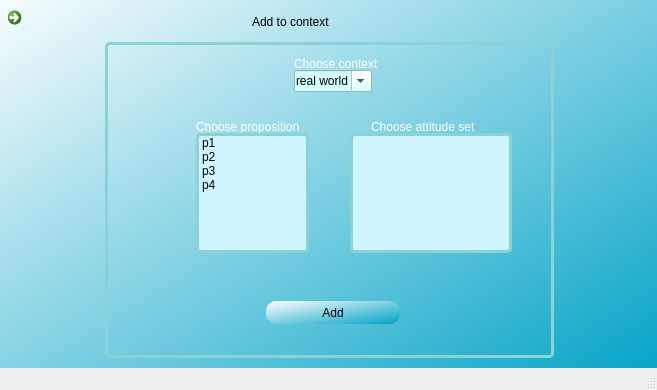
<?xml version="1.0" encoding="UTF-8"?>
<ui version="4.0">
 <class>MainWindow</class>
 <widget class="QMainWindow" name="MainWindow">
  <property name="geometry">
   <rect>
    <x>0</x>
    <y>0</y>
    <width>657</width>
    <height>390</height>
   </rect>
  </property>
  <property name="windowTitle">
   <string>MainWindow</string>
  </property>
  <widget class="QWidget" name="centralwidget">
   <widget class="QFrame" name="frame5">
    <property name="geometry">
     <rect>
      <x>-7</x>
      <y>-21</y>
      <width>666</width>
      <height>414</height>
     </rect>
    </property>
    <property name="styleSheet">
     <string notr="true">QFrame#frame5{background-color: qlineargradient(spread:pad, x1:0.994318, y1:1, x2:0, y2:0, stop:0 rgba(0, 162, 198, 255), stop:1 rgba(255, 255, 255, 255));}</string>
    </property>
    <property name="frameShape">
     <enum>QFrame::StyledPanel</enum>
    </property>
    <property name="frameShadow">
     <enum>QFrame::Raised</enum>
    </property>
    <widget class="QWidget" name="widget5" native="true">
     <property name="geometry">
      <rect>
       <x>112</x>
       <y>63</y>
       <width>449</width>
       <height>316</height>
      </rect>
     </property>
     <property name="styleSheet">
      <string notr="true">QWidget#widget5{
	background-image: url(:/k/datascience.jpg);


border-radius:5px;
border: 3px solid #8ad2d5;}</string>
     </property>
     <widget class="QLabel" name="label3">
      <property name="geometry">
       <rect>
        <x>91</x>
        <y>77</y>
        <width>106</width>
        <height>16</height>
       </rect>
      </property>
      <property name="styleSheet">
       <string notr="true">color: rgb(255, 255, 255);
font: 8pt &quot;Arial Rounded MT Bold&quot;;
</string>
      </property>
      <property name="text">
       <string>Choose proposition</string>
      </property>
     </widget>
     <widget class="QListWidget" name="proplist">
      <property name="geometry">
       <rect>
        <x>91</x>
        <y>91</y>
        <width>113</width>
        <height>120</height>
       </rect>
      </property>
      <property name="styleSheet">
       <string notr="true">QListWidget#proplist
{
	background-color: rgb(207, 245, 255);
border-radius:5px;
border: 3px solid #8ad2d5;
	

}</string>
      </property>
      <item>
       <property name="text">
        <string>p1</string>
       </property>
      </item>
      <item>
       <property name="text">
        <string>p2</string>
       </property>
      </item>
      <item>
       <property name="text">
        <string>p3</string>
       </property>
      </item>
      <item>
       <property name="text">
        <string>p4</string>
       </property>
      </item>
     </widget>
     <widget class="QPushButton" name="add">
      <property name="geometry">
       <rect>
        <x>161</x>
        <y>259</y>
        <width>134</width>
        <height>23</height>
       </rect>
      </property>
      <property name="styleSheet">
       <string notr="true">QPushButton#add{
border-radius: 10px;
background-color: qlineargradient(spread:pad, x1:0.994318, y1:1, x2:0, y2:0, stop:0 rgba(0, 162, 198, 255), stop:1 rgba(255, 255, 255, 255));}


QPushButton#add:hover{
	background-color: rgb(212, 250, 255);
}</string>
      </property>
      <property name="text">
       <string>Add</string>
      </property>
     </widget>
     <widget class="QComboBox" name="contexts">
      <property name="geometry">
       <rect>
        <x>189</x>
        <y>28</y>
        <width>78</width>
        <height>22</height>
       </rect>
      </property>
      <property name="styleSheet">
       <string notr="true">QComboBox#contexts{
	background-color: rgb(213, 255, 255);
}</string>
      </property>
      <property name="editable">
       <bool>true</bool>
      </property>
      <property name="currentText">
       <string>real world</string>
      </property>
      <item>
       <property name="text">
        <string>real world</string>
       </property>
      </item>
      <item>
       <property name="text">
        <string>myth</string>
       </property>
      </item>
     </widget>
     <widget class="QListWidget" name="allsets">
      <property name="geometry">
       <rect>
        <x>245</x>
        <y>91</y>
        <width>162</width>
        <height>120</height>
       </rect>
      </property>
      <property name="styleSheet">
       <string notr="true">QListWidget#allsets{
	background-color: rgb(207, 245, 255);
border-radius:5px;
border: 3px solid #8ad2d5;
	

}</string>
      </property>
     </widget>
     <widget class="QLabel" name="label_2">
      <property name="geometry">
       <rect>
        <x>266</x>
        <y>77</y>
        <width>106</width>
        <height>16</height>
       </rect>
      </property>
      <property name="styleSheet">
       <string notr="true">
color: rgb(255, 255, 255);
font: 8pt &quot;Arial Rounded MT Bold&quot;;
</string>
      </property>
      <property name="text">
       <string>Choose attitude set</string>
      </property>
     </widget>
     <widget class="QLabel" name="label3_2">
      <property name="geometry">
       <rect>
        <x>189</x>
        <y>14</y>
        <width>106</width>
        <height>16</height>
       </rect>
      </property>
      <property name="styleSheet">
       <string notr="true">color: rgb(255, 255, 255);
font: 8pt &quot;Arial Rounded MT Bold&quot;;
</string>
      </property>
      <property name="text">
       <string>Choose context</string>
      </property>
     </widget>
    </widget>
    <widget class="QLabel" name="label_3">
     <property name="geometry">
      <rect>
       <x>259</x>
       <y>35</y>
       <width>162</width>
       <height>16</height>
      </rect>
     </property>
     <property name="styleSheet">
      <string notr="true">QLabel#label_3{ font: 16pt &quot;NSimSun&quot;;
color: rgb(0,0,0);}</string>
     </property>
     <property name="text">
      <string>Add to context</string>
     </property>
    </widget>
    <widget class="QCommandLinkButton" name="home">
     <property name="geometry">
      <rect>
       <x>7</x>
       <y>21</y>
       <width>36</width>
       <height>41</height>
      </rect>
     </property>
     <property name="text">
      <string/>
     </property>
     <property name="icon">
      <iconset resource="tes.qrc">
       <normaloff>:/ok/home.png</normaloff>:/ok/home.png</iconset>
     </property>
    </widget>
   </widget>
  </widget>
  <widget class="QStatusBar" name="statusbar"/>
 </widget>
 <resources>
  <include location="ok.qrc"/>
  <include location="tes.qrc"/>
 </resources>
 <connections/>
</ui>
